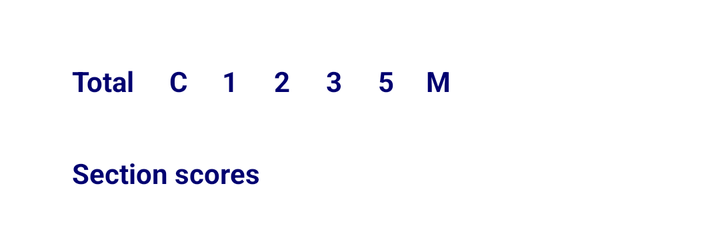
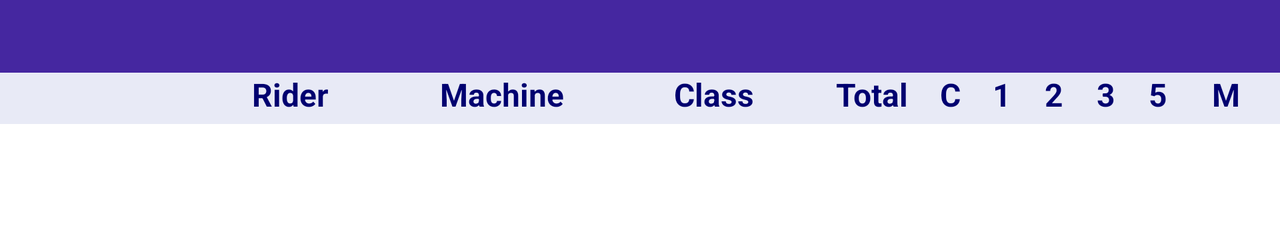

Compare how this app lays out the same screen by default and in its alternative resource folder. The renders come first, then the two layout files and the values they reference.
<!-- AndroidManifest.xml: application theme Theme.TrialMonsterRoom -->
<!-- res/layout/result_list_item.xml -->
<?xml version="1.0" encoding="utf-8"?>
<androidx.constraintlayout.widget.ConstraintLayout xmlns:android="http://schemas.android.com/apk/res/android"
    xmlns:app="http://schemas.android.com/apk/res-auto"
    android:layout_width="match_parent"
    android:layout_height="wrap_content"
    android:elevation="@dimen/cardview_default_radius"
    android:paddingBottom="8dp">

    <LinearLayout
        android:id="@+id/topRow"
        android:layout_width="0dp"
        android:layout_height="wrap_content"
        android:background="@color/colorPrimary"
        android:orientation="vertical"
        android:textSize="18sp"
        android:textStyle="bold"
        android:visibility="gone"
        app:layout_constraintEnd_toEndOf="parent"
        app:layout_constraintStart_toStartOf="parent"
        app:layout_constraintTop_toTopOf="parent">

        <TextView
            android:id="@+id/courseTextView"
            android:layout_width="match_parent"
            android:layout_height="wrap_content"
            android:paddingStart="30dp"
            android:paddingLeft="30dp"
            android:paddingTop="4dp"
            android:paddingEnd="30dp"
            android:paddingRight="30dp"
            android:paddingBottom="8dp"
            android:textColor="@color/colorWhite"
            android:textSize="18sp"
            android:textStyle="bold" />
    </LinearLayout>

    
    <LinearLayout
        android:id="@+id/dataRow"
        android:layout_width="0dp"
        android:layout_height="wrap_content"
        android:layout_marginStart="0dp"
        android:layout_marginTop="4dp"
        android:layout_marginEnd="8dp"
        android:orientation="horizontal"
        app:layout_constraintEnd_toEndOf="parent"
        app:layout_constraintStart_toStartOf="parent"
        app:layout_constraintTop_toBottomOf="@id/topRow">

        <TextView
            android:id="@+id/positionTextView"
            android:layout_width="24dp"
            android:layout_height="wrap_content"
            android:gravity="end"
            android:textColor="@color/colorOnPrimary"
            android:textStyle="bold" />

        <TextView
            android:id="@+id/riderTextView"
            android:layout_width="24dp"
            android:layout_height="wrap_content"
            android:layout_marginStart="4dp"
            android:gravity="end"
            android:textColor="@color/colorOnPrimary" />

        <TextView
            android:id="@+id/nameTextView"
            android:layout_width="0dp"
            android:layout_height="wrap_content"
            android:layout_marginStart="4dp"
            android:layout_weight="3"
            android:textColor="@color/colorOnPrimary" />

        <TextView
            android:id="@+id/machineTextView"
            android:layout_width="0dp"
            android:layout_height="wrap_content"
            android:layout_weight="2"
            android:gravity="start"
            android:textColor="@color/colorOnPrimary" />

        <TextView
            android:id="@+id/classTextView"
            android:layout_width="60dp"
            android:layout_height="wrap_content"
            android:gravity="start"
            android:textColor="@color/colorOnPrimary" />

        <TextView
            android:id="@+id/totalTextView"
            android:layout_width="30dp"
            android:layout_height="wrap_content"
            android:gravity="end"
            android:textColor="@color/colorOnPrimary"
            android:textStyle="bold" />
    </LinearLayout>

    <LinearLayout
        android:id="@+id/detailRow"
        android:layout_width="match_parent"
        android:layout_height="wrap_content"
        android:orientation="vertical"
        app:layout_constraintEnd_toEndOf="parent"
        app:layout_constraintStart_toStartOf="parent"
        app:layout_constraintTop_toBottomOf="@id/dataRow">

        <LinearLayout
            android:id="@+id/summaryLabelRow"
            android:layout_width="match_parent"
            android:layout_height="wrap_content"
            android:layout_marginTop="8dp"
            android:orientation="horizontal">

            <TextView
                android:id="@+id/summaryTotalLabel"
                android:layout_width="40dp"
                android:layout_height="wrap_content"
                android:layout_marginStart="36dp"
                android:text="@string/total"
                android:textAlignment="viewStart"
                android:textColor="@color/colorOnPrimary"
                android:textStyle="bold" />

            <TextView
                android:id="@+id/cleansLabel"
                android:layout_width="20dp"
                android:layout_height="wrap_content"
                android:layout_marginStart="3dp"
                android:layout_marginEnd="3dp"
                android:text="@string/cleans"
                android:textAlignment="center"
                android:textColor="@color/colorOnPrimary"
                android:textStyle="bold"
                app:layout_constraintBaseline_toBaselineOf="@+id/nameTextView"
                app:layout_constraintEnd_toStartOf="@+id/onesTextView"
                app:layout_constraintStart_toEndOf="@+id/totalTextView" />

            <TextView
                android:id="@+id/onesLabel"
                android:layout_width="20dp"
                android:layout_height="wrap_content"
                android:layout_marginStart="3dp"
                android:layout_marginEnd="3dp"
                android:text="@string/_1"
                android:textAlignment="center"
                android:textColor="@color/colorOnPrimary"
                android:textStyle="bold"
                app:layout_constraintBaseline_toBaselineOf="@+id/nameTextView"
                app:layout_constraintEnd_toStartOf="@+id/twosTextView"
                app:layout_constraintStart_toEndOf="@+id/cleansTextView" />

            <TextView
                android:id="@+id/twosLabel"
                android:layout_width="20dp"
                android:layout_height="wrap_content"
                android:layout_marginStart="3dp"
                android:layout_marginEnd="3dp"
                android:text="@string/_2"
                android:textAlignment="center"
                android:textColor="@color/colorOnPrimary"
                android:textStyle="bold"
                app:layout_constraintBaseline_toBaselineOf="@+id/nameTextView"
                app:layout_constraintEnd_toStartOf="@+id/threesTextView"
                app:layout_constraintStart_toEndOf="@+id/onesTextView" />

            <TextView
                android:id="@+id/threesLabel"
                android:layout_width="20dp"
                android:layout_height="wrap_content"
                android:layout_marginStart="3dp"
                android:layout_marginEnd="3dp"
                android:text="@string/_3"
                android:textAlignment="center"
                android:textColor="@color/colorOnPrimary"
                android:textStyle="bold"
                app:layout_constraintBaseline_toBaselineOf="@+id/nameTextView"
                app:layout_constraintEnd_toEndOf="@+id/fivesTextView"
                app:layout_constraintStart_toEndOf="@+id/twosTextView" />

            <TextView
                android:id="@+id/fivesLabel"
                android:layout_width="20dp"
                android:layout_height="wrap_content"
                android:layout_marginStart="3dp"
                android:layout_marginEnd="3dp"
                android:text="@string/_5"
                android:textAlignment="center"
                android:textColor="@color/colorOnPrimary"
                android:textStyle="bold"
                app:layout_constraintBaseline_toBaselineOf="@+id/nameTextView"
                app:layout_constraintEnd_toStartOf="@id/missedTextView"
                app:layout_constraintStart_toEndOf="@+id/threesTextView" />

            <TextView
                android:id="@+id/missedLabel"
                android:layout_width="20dp"
                android:layout_height="wrap_content"
                android:layout_marginStart="3dp"
                android:layout_marginEnd="12dp"
                android:text="@string/missed"
                android:textAlignment="center"
                android:textColor="@color/colorOnPrimary"
                android:textStyle="bold"
                app:layout_constraintBaseline_toBaselineOf="@+id/nameTextView"
                app:layout_constraintEnd_toEndOf="parent"
                app:layout_constraintStart_toEndOf="@+id/fivesTextView" />

        </LinearLayout>

        <LinearLayout
            android:id="@+id/summaryRow"
            android:layout_width="match_parent"
            android:layout_height="wrap_content"
            android:orientation="horizontal">

            <TextView
                android:id="@+id/summaryTotalTextView"
                android:layout_width="40dp"
                android:layout_height="wrap_content"
                android:layout_marginStart="36dp"
                android:textAlignment="center"
                android:textColor="@color/colorOnPrimary" />

            <TextView
                android:id="@+id/cleansTextView"
                android:layout_width="20dp"
                android:layout_height="wrap_content"
                android:layout_marginStart="3dp"
                android:layout_marginEnd="3dp"
                android:textAlignment="center"
                android:textColor="@color/colorOnPrimary"
                app:layout_constraintBaseline_toBaselineOf="@+id/nameTextView"
                app:layout_constraintEnd_toStartOf="@+id/onesTextView"
                app:layout_constraintStart_toEndOf="@+id/totalTextView" />

            <TextView
                android:id="@+id/onesTextView"
                android:layout_width="20dp"
                android:layout_height="wrap_content"
                android:layout_marginStart="3dp"
                android:layout_marginEnd="3dp"
                android:textAlignment="center"
                android:textColor="@color/colorOnPrimary"
                app:layout_constraintBaseline_toBaselineOf="@+id/nameTextView"
                app:layout_constraintEnd_toStartOf="@+id/twosTextView"
                app:layout_constraintStart_toEndOf="@+id/cleansTextView" />

            <TextView
                android:id="@+id/twosTextView"
                android:layout_width="20dp"
                android:layout_height="wrap_content"
                android:layout_marginStart="3dp"
                android:layout_marginEnd="3dp"
                android:textAlignment="center"
                android:textColor="@color/colorOnPrimary"
                app:layout_constraintBaseline_toBaselineOf="@+id/nameTextView"
                app:layout_constraintEnd_toStartOf="@+id/threesTextView"
                app:layout_constraintStart_toEndOf="@+id/onesTextView" />

            <TextView
                android:id="@+id/threesTextView"
                android:layout_width="20dp"
                android:layout_height="wrap_content"
                android:layout_marginStart="3dp"
                android:layout_marginEnd="3dp"
                android:textAlignment="center"
                android:textColor="@color/colorOnPrimary"
                app:layout_constraintBaseline_toBaselineOf="@+id/nameTextView"
                app:layout_constraintEnd_toEndOf="@+id/fivesTextView"
                app:layout_constraintStart_toEndOf="@+id/twosTextView" />

            <TextView
                android:id="@+id/fivesTextView"
                android:layout_width="20dp"
                android:layout_height="wrap_content"
                android:layout_marginStart="3dp"
                android:layout_marginEnd="3dp"
                android:textAlignment="center"
                android:textColor="@color/colorOnPrimary"
                app:layout_constraintBaseline_toBaselineOf="@+id/nameTextView"
                app:layout_constraintEnd_toStartOf="@id/missedTextView"
                app:layout_constraintStart_toEndOf="@+id/threesTextView" />

            <TextView
                android:id="@+id/missedTextView"
                android:layout_width="20dp"
                android:layout_height="wrap_content"
                android:layout_marginStart="3dp"
                android:layout_marginEnd="12dp"
                android:textAlignment="center"
                android:textColor="@color/colorOnPrimary"
                app:layout_constraintBaseline_toBaselineOf="@+id/nameTextView"
                app:layout_constraintEnd_toEndOf="parent"
                app:layout_constraintStart_toEndOf="@+id/fivesTextView" />

        </LinearLayout>

        <TextView
            android:layout_width="match_parent"
            android:layout_height="wrap_content"
            android:layout_marginStart="36dp"
            android:layout_marginTop="8dp"
            android:layout_marginEnd="36dp"
            android:text="@string/section_scores"
            android:textColor="@color/colorOnPrimary"
            android:textStyle="bold" />

        <TextView
            android:id="@+id/sectionScoreTextView"
            android:layout_width="match_parent"
            android:layout_height="wrap_content"
            android:layout_marginStart="36dp"
            android:layout_marginEnd="36dp"
            android:text=""
            android:textColor="@color/colorOnPrimary" />
    </LinearLayout>
</androidx.constraintlayout.widget.ConstraintLayout>
<!-- resources referenced by this layout -->
<resources>
  <color name="colorOnPrimary">#000070</color>
  <color name="colorPrimary">#4527a0</color>
  <color name="colorWhite">#FFFFFFFF</color>
  <string name="_1">1</string>
  <string name="_2">2</string>
  <string name="_3">3</string>
  <string name="_5">5</string>
  <string name="cleans">C</string>
  <string name="missed">M</string>
  <string name="section_scores">Section scores</string>
  <string name="total">Total</string>
  <style name="Theme.TrialMonsterRoom" parent="Theme.MaterialComponents.DayNight.DarkActionBar">
          
          <item name="colorPrimary">@color/colorPrimary</item>
          <item name="colorPrimaryVariant">@color/colorPrimaryVariant</item>
          <item name="colorOnPrimary">@color/white</item>
          
          <item name="colorSecondary">@color/teal_200</item>
          <item name="colorSecondaryVariant">@color/teal_700</item>
          <item name="colorOnSecondary">@color/black</item>
          
          <item name="android:statusBarColor" tools:targetApi="l">?attr/colorPrimaryVariant</item>
          
          <item name="android:windowSplashScreenBackground" tools:targetApi="s">
              @color/colorPrimaryLight
          </item>
          <item name="android:windowSplashScreenAnimatedIcon" tools:targetApi="s">
              @mipmap/ic_launcher_round
          </item>
          <item name="myButtonStyle">@style/CustomButtonStyle</item>
      </style>
  <color name="colorPrimaryVariant">#7953d2</color>
  <color name="white">#FFFFFFFF</color>
  <color name="teal_200">#FF03DAC5</color>
  <color name="teal_700">#FF018786</color>
  <color name="black">#FF000000</color>
  <color name="colorPrimaryLight">#7953d2</color>
  <style name="CustomButtonStyle" parent="Widget.MaterialComponents.Button.OutlinedButton">
          <item name="backgroundTint">@color/buttonLabel</item>
          <item name="rippleColor">@color/material_dynamic_primary80</item>
          <item name="strokeWidth">1dp</item>
          <item name="strokeColor">@color/material_dynamic_primary70</item>
      </style>
  <color name="buttonLabel">#FFFFFF</color>
</resources>
<!-- res/layout-land/result_list_item.xml (the repository's variant of the layout above) -->
<!-- drawn on the phone turned sideways -->
<?xml version="1.0" encoding="utf-8"?>
<androidx.constraintlayout.widget.ConstraintLayout xmlns:android="http://schemas.android.com/apk/res/android"
    xmlns:app="http://schemas.android.com/apk/res-auto"
    xmlns:tools="http://schemas.android.com/tools"
    android:layout_width="match_parent"
    android:layout_height="wrap_content"
    android:paddingBottom="8dp">

    <LinearLayout
        android:id="@+id/topRow"
        android:layout_width="match_parent"
        android:layout_height="wrap_content"
        android:background="@color/colorPrimary"
        android:orientation="vertical"
        android:textSize="18sp"
        android:textStyle="bold"
        app:layout_constraintTop_toTopOf="parent">

        <TextView
            android:id="@+id/courseTextView"
            android:layout_width="match_parent"
            android:layout_height="wrap_content"
            android:paddingStart="30dp"
            android:paddingLeft="30dp"
            android:paddingTop="4dp"
            android:paddingEnd="30dp"
            android:paddingRight="30dp"
            android:paddingBottom="8dp"
            android:textColor="@color/colorWhite"
            android:textSize="18sp"
            android:textStyle="bold"
            app:layout_constraintStart_toStartOf="@id/nameTextView"
            app:layout_constraintTop_toTopOf="parent" />

        <androidx.constraintlayout.widget.ConstraintLayout
            android:id="@+id/labelRow"
            android:layout_width="match_parent"
            android:layout_height="wrap_content"
            android:background="@color/offWhite"
            android:orientation="horizontal"
            android:paddingBottom="4dp"
            android:visibility="visible">

            <TextView
                android:id="@+id/nameLabelView"
                android:layout_width="0dp"
                android:layout_height="wrap_content"
                android:layout_marginStart="100dp"
                android:layout_marginEnd="8dp"
                android:text="@string/rider"
                android:textAlignment="center"
                android:textColor="@color/colorOnPrimary"
                android:textSize="16sp"
                android:textStyle="bold"
                app:layout_constraintEnd_toStartOf="@+id/machineLabelView"
                app:layout_constraintStart_toStartOf="parent"
                app:layout_constraintTop_toTopOf="parent" />

            <TextView
                android:id="@+id/machineLabelView"
                android:layout_width="0dp"
                android:layout_height="wrap_content"
                android:layout_marginStart="8dp"
                android:layout_marginEnd="8dp"
                android:text="@string/machine"
                android:textAlignment="center"
                android:textColor="@color/colorOnPrimary"
                android:textSize="16sp"
                android:textStyle="bold"
                app:layout_constraintBottom_toBottomOf="parent"
                app:layout_constraintEnd_toStartOf="@+id/classLabelView"
                app:layout_constraintStart_toEndOf="@+id/nameLabelView" />

            <TextView
                android:id="@+id/classLabelView"
                android:layout_width="0dp"
                android:layout_height="wrap_content"
                android:layout_marginStart="8dp"
                android:layout_marginEnd="8dp"
                android:text="@string/riderclass"
                android:textAlignment="center"
                android:textColor="@color/colorOnPrimary"
                android:textSize="16sp"
                android:textStyle="bold"
                app:layout_constraintBaseline_toBaselineOf="@+id/nameLabelView"
                app:layout_constraintEnd_toStartOf="@+id/totalLabelView"
                app:layout_constraintStart_toEndOf="@+id/machineLabelView" />

            <TextView
                android:id="@+id/totalLabelView"
                android:layout_width="wrap_content"
                android:layout_height="wrap_content"
                android:layout_marginStart="8dp"
                android:layout_marginEnd="8dp"
                android:text="@string/total"
                android:textColor="@color/colorOnPrimary"
                android:textSize="16sp"
                android:textStyle="bold"
                app:layout_constraintBaseline_toBaselineOf="@+id/nameLabelView"
                app:layout_constraintEnd_toStartOf="@+id/cleansLabelView"
                app:layout_constraintStart_toEndOf="@+id/classLabelView"
                tools:layout_conversion_absoluteHeight="24dp"
                tools:layout_conversion_absoluteWidth="50dp" />

            <TextView
                android:id="@+id/cleansLabelView"
                android:layout_width="20dp"
                android:layout_height="wrap_content"
                android:layout_marginStart="3dp"
                android:layout_marginEnd="3dp"
                android:gravity="center_horizontal"
                android:text="@string/cleans"
                android:textColor="@color/colorOnPrimary"
                android:textSize="16sp"
                android:textStyle="bold"
                app:layout_constraintBaseline_toBaselineOf="@+id/nameLabelView"
                app:layout_constraintEnd_toStartOf="@+id/onesLabelView"
                app:layout_constraintStart_toEndOf="@+id/totalLabelView"
                tools:layout_conversion_absoluteHeight="24dp"
                tools:layout_conversion_absoluteWidth="80dp" />

            <TextView
                android:id="@+id/onesLabelView"
                android:layout_width="20dp"
                android:layout_height="wrap_content"
                android:layout_marginStart="3dp"
                android:layout_marginEnd="3dp"
                android:gravity="center_horizontal"
                android:text="@string/_1"
                android:textColor="@color/colorOnPrimary"
                android:textSize="16sp"
                android:textStyle="bold"
                app:layout_constraintBaseline_toBaselineOf="@+id/nameLabelView"
                app:layout_constraintEnd_toStartOf="@+id/twosLabelView"
                app:layout_constraintStart_toEndOf="@+id/cleansLabelView" />

            <TextView
                android:id="@+id/twosLabelView"
                android:layout_width="20dp"
                android:layout_height="wrap_content"
                android:layout_marginStart="3dp"
                android:layout_marginEnd="3dp"
                android:gravity="center_horizontal"
                android:text="@string/_2"
                android:textColor="@color/colorOnPrimary"
                android:textSize="16sp"
                android:textStyle="bold"
                app:layout_constraintBaseline_toBaselineOf="@+id/nameLabelView"
                app:layout_constraintEnd_toStartOf="@+id/threesLabelView"
                app:layout_constraintStart_toEndOf="@+id/onesLabelView" />

            <TextView
                android:id="@+id/threesLabelView"
                android:layout_width="20dp"
                android:layout_height="wrap_content"
                android:layout_marginStart="3dp"
                android:layout_marginEnd="3dp"
                android:gravity="center_horizontal"
                android:text="@string/_3"
                android:textColor="@color/colorOnPrimary"
                android:textSize="16sp"
                android:textStyle="bold"
                app:layout_constraintBaseline_toBaselineOf="@+id/nameLabelView"
                app:layout_constraintEnd_toStartOf="@+id/fivesLabelView"
                app:layout_constraintStart_toEndOf="@+id/twosLabelView" />

            <TextView
                android:id="@+id/fivesLabelView"
                android:layout_width="20dp"
                android:layout_height="wrap_content"
                android:layout_marginStart="3dp"
                android:layout_marginEnd="3dp"
                android:gravity="center_horizontal"
                android:text="@string/_5"
                android:textColor="@color/colorOnPrimary"
                android:textSize="16sp"
                android:textStyle="bold"
                app:layout_constraintBaseline_toBaselineOf="@+id/nameLabelView"
                app:layout_constraintEnd_toStartOf="@+id/missedLabelView"
                app:layout_constraintStart_toEndOf="@+id/threesLabelView" />

            <TextView
                android:id="@+id/missedLabelView"
                android:layout_width="20dp"
                android:layout_height="wrap_content"
                android:layout_marginStart="8dp"
                android:layout_marginEnd="20dp"
                android:gravity="end"
                android:text="@string/missed"
                android:textColor="@color/colorOnPrimary"
                android:textSize="16sp"
                android:textStyle="bold"
                app:layout_constraintBaseline_toBaselineOf="@+id/nameLabelView"
                app:layout_constraintEnd_toEndOf="parent"
                app:layout_constraintStart_toEndOf="@+id/fivesLabelView" />
        </androidx.constraintlayout.widget.ConstraintLayout>
    </LinearLayout>


    <TextView
        android:id="@+id/scoresTextView"
        android:layout_width="wrap_content"
        android:layout_height="wrap_content"
        android:layout_marginStart="96dp"
        android:layout_marginTop="8dp"
        android:textColor="@color/colorOnPrimary"
        app:layout_constraintStart_toStartOf="parent"
        app:layout_constraintTop_toBottomOf="@id/dataRow" />

    <androidx.constraintlayout.widget.ConstraintLayout
        android:id="@+id/dataRow"
        android:layout_width="0dp"
        android:layout_height="wrap_content"
        android:layout_marginStart="8dp"
        android:layout_marginTop="4dp"
        android:layout_marginEnd="8dp"
        app:layout_constraintEnd_toEndOf="parent"
        app:layout_constraintStart_toStartOf="parent"
        app:layout_constraintTop_toBottomOf="@+id/topRow">

        <TextView
            android:id="@+id/positionTextView"
            android:layout_width="30dp"
            android:layout_height="wrap_content"
            android:gravity="end"
            android:textColor="@color/colorOnPrimary"
            android:textStyle="bold"
            app:layout_constraintStart_toStartOf="parent"
            app:layout_constraintTop_toTopOf="@id/dataRow" />

        <TextView
            android:id="@+id/riderTextView"
            android:layout_width="30dp"
            android:layout_height="wrap_content"
            android:layout_marginStart="8dp"
            android:layout_marginEnd="8dp"
            android:layout_marginBottom="4dp"
            android:gravity="end"
            android:textColor="@color/colorOnPrimary"
            app:layout_constraintBaseline_toBaselineOf="@+id/positionTextView"
            app:layout_constraintBottom_toBottomOf="parent"
            app:layout_constraintEnd_toStartOf="@+id/nameTextView"
            app:layout_constraintStart_toEndOf="@id/positionTextView"
            app:layout_constraintTop_toTopOf="parent" />

        <TextView
            android:id="@+id/nameTextView"
            android:layout_width="0dp"
            android:layout_height="wrap_content"
            android:layout_marginStart="8dp"
            android:textColor="@color/colorOnPrimary"
            app:layout_constraintBaseline_toBaselineOf="@+id/riderTextView"
            app:layout_constraintEnd_toStartOf="@+id/machineTextView"
            app:layout_constraintStart_toEndOf="@+id/riderTextView" />

        <TextView
            android:id="@+id/machineTextView"
            android:layout_width="0dp"
            android:layout_height="wrap_content"
            android:textColor="@color/colorOnPrimary"
            app:layout_constraintBaseline_toBaselineOf="@+id/nameTextView"
            app:layout_constraintEnd_toStartOf="@+id/classTextView"
            app:layout_constraintStart_toEndOf="@+id/nameTextView" />

        <TextView
            android:id="@+id/classTextView"
            android:layout_width="0dp"
            android:layout_height="wrap_content"
            android:textColor="@color/colorOnPrimary"
            app:layout_constraintBaseline_toBaselineOf="@+id/nameTextView"
            app:layout_constraintEnd_toStartOf="@+id/totalTextView"
            app:layout_constraintStart_toEndOf="@+id/machineTextView" />

        <TextView
            android:id="@+id/totalTextView"
            android:layout_width="30dp"
            android:layout_height="wrap_content"
            android:layout_marginStart="8dp"
            android:layout_marginEnd="16dp"
            android:gravity="end"
            android:textColor="@color/colorOnPrimary"
            app:layout_constraintBaseline_toBaselineOf="@+id/nameTextView"
            app:layout_constraintEnd_toStartOf="@+id/cleansTextView"
            app:layout_constraintStart_toEndOf="@+id/classTextView" />

        <TextView
            android:id="@+id/cleansTextView"
            android:layout_width="20dp"
            android:layout_height="wrap_content"
            android:layout_marginStart="3dp"
            android:layout_marginEnd="3dp"
            android:gravity="end"
            android:textColor="@color/colorOnPrimary"
            app:layout_constraintBaseline_toBaselineOf="@+id/nameTextView"
            app:layout_constraintEnd_toStartOf="@+id/onesTextView"
            app:layout_constraintStart_toEndOf="@+id/totalTextView" />

        <TextView
            android:id="@+id/onesTextView"
            android:layout_width="20dp"
            android:layout_height="wrap_content"
            android:layout_marginStart="3dp"
            android:layout_marginEnd="3dp"
            android:gravity="end"
            android:textColor="@color/colorOnPrimary"
            app:layout_constraintBaseline_toBaselineOf="@+id/nameTextView"
            app:layout_constraintEnd_toStartOf="@+id/twosTextView"
            app:layout_constraintStart_toEndOf="@+id/cleansTextView" />

        <TextView
            android:id="@+id/twosTextView"
            android:layout_width="20dp"
            android:layout_height="wrap_content"
            android:layout_marginStart="3dp"
            android:layout_marginEnd="3dp"
            android:gravity="end"
            android:textColor="@color/colorOnPrimary"
            app:layout_constraintBaseline_toBaselineOf="@+id/nameTextView"
            app:layout_constraintEnd_toStartOf="@+id/threesTextView"
            app:layout_constraintStart_toEndOf="@+id/onesTextView" />

        <TextView
            android:id="@+id/threesTextView"
            android:layout_width="20dp"
            android:layout_height="wrap_content"
            android:layout_marginStart="3dp"
            android:layout_marginEnd="3dp"
            android:gravity="end"
            android:textColor="@color/colorOnPrimary"
            app:layout_constraintBaseline_toBaselineOf="@+id/nameTextView"
            app:layout_constraintEnd_toEndOf="@+id/fivesTextView"
            app:layout_constraintStart_toEndOf="@+id/twosTextView" />

        <TextView
            android:id="@+id/fivesTextView"
            android:layout_width="20dp"
            android:layout_height="wrap_content"
            android:layout_marginStart="3dp"
            android:layout_marginEnd="3dp"
            android:gravity="end"
            android:textColor="@color/colorOnPrimary"
            app:layout_constraintBaseline_toBaselineOf="@+id/nameTextView"
            app:layout_constraintEnd_toStartOf="@id/missedTextView"
            app:layout_constraintStart_toEndOf="@+id/threesTextView" />

        <TextView
            android:id="@+id/missedTextView"
            android:layout_width="20dp"
            android:layout_height="wrap_content"
            android:layout_marginStart="3dp"
            android:layout_marginEnd="12dp"
            android:gravity="end"
            android:textColor="@color/colorOnPrimary"
            app:layout_constraintBaseline_toBaselineOf="@+id/nameTextView"
            app:layout_constraintEnd_toEndOf="parent"
            app:layout_constraintStart_toEndOf="@+id/fivesTextView" />

    </androidx.constraintlayout.widget.ConstraintLayout>

</androidx.constraintlayout.widget.ConstraintLayout>
<!-- resources referenced by the variant -->
<!-- as the phone turned sideways resolves them -->
<resources>
  <color name="colorOnPrimary">#000070</color>
  <color name="colorPrimary">#4527a0</color>
  <color name="colorWhite">#FFFFFFFF</color>
  <color name="offWhite">#E8EAF6</color>
  <string name="_1">1</string>
  <string name="_2">2</string>
  <string name="_3">3</string>
  <string name="_5">5</string>
  <string name="cleans">C</string>
  <string name="machine">Machine</string>
  <string name="missed">M</string>
  <string name="rider">Rider</string>
  <string name="riderclass">Class</string>
  <string name="total">Total</string>
  <style name="Theme.TrialMonsterRoom" parent="Theme.MaterialComponents.DayNight.DarkActionBar">
          
          <item name="colorPrimary">@color/colorPrimary</item>
          <item name="colorPrimaryVariant">@color/colorPrimaryVariant</item>
          <item name="colorOnPrimary">@color/white</item>
          
          <item name="colorSecondary">@color/teal_200</item>
          <item name="colorSecondaryVariant">@color/teal_700</item>
          <item name="colorOnSecondary">@color/black</item>
          
          <item name="android:statusBarColor" tools:targetApi="l">?attr/colorPrimaryVariant</item>
          
          <item name="android:windowSplashScreenBackground" tools:targetApi="s">
              @color/colorPrimaryLight
          </item>
          <item name="android:windowSplashScreenAnimatedIcon" tools:targetApi="s">
              @mipmap/ic_launcher_round
          </item>
          <item name="myButtonStyle">@style/CustomButtonStyle</item>
      </style>
  <color name="colorPrimaryVariant">#7953d2</color>
  <color name="white">#FFFFFFFF</color>
  <color name="teal_200">#FF03DAC5</color>
  <color name="teal_700">#FF018786</color>
  <color name="black">#FF000000</color>
  <color name="colorPrimaryLight">#7953d2</color>
  <style name="CustomButtonStyle" parent="Widget.MaterialComponents.Button.OutlinedButton">
          <item name="backgroundTint">@color/buttonLabel</item>
          <item name="rippleColor">@color/material_dynamic_primary80</item>
          <item name="strokeWidth">1dp</item>
          <item name="strokeColor">@color/material_dynamic_primary70</item>
      </style>
  <color name="buttonLabel">#FFFFFF</color>
</resources>
